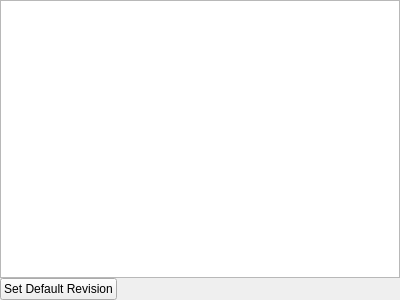
<?xml version="1.0" encoding="UTF-8"?>
<ui version="4.0">
 <class>AssociationRevisionsWidget</class>
 <widget class="QWidget" name="AssociationRevisionsWidget">
  <property name="geometry">
   <rect>
    <x>0</x>
    <y>0</y>
    <width>400</width>
    <height>300</height>
   </rect>
  </property>
  <property name="sizePolicy">
   <sizepolicy hsizetype="Expanding" vsizetype="Expanding">
    <horstretch>0</horstretch>
    <verstretch>0</verstretch>
   </sizepolicy>
  </property>
  <property name="windowTitle">
   <string>Form</string>
  </property>
  <layout class="QVBoxLayout" name="verticalLayout">
   <property name="spacing">
    <number>0</number>
   </property>
   <property name="leftMargin">
    <number>0</number>
   </property>
   <property name="topMargin">
    <number>0</number>
   </property>
   <property name="rightMargin">
    <number>0</number>
   </property>
   <property name="bottomMargin">
    <number>0</number>
   </property>
   <item>
    <widget class="StyledTreeView" name="revisionsTree"/>
   </item>
   <item>
    <layout class="QHBoxLayout" name="horizontalLayout">
     <item>
      <widget class="QPushButton" name="setDefaultButton">
       <property name="text">
        <string>Set Default Revision</string>
       </property>
      </widget>
     </item>
     <item>
      <spacer name="horizontalSpacer">
       <property name="orientation">
        <enum>Qt::Horizontal</enum>
       </property>
       <property name="sizeHint" stdset="0">
        <size>
         <width>40</width>
         <height>20</height>
        </size>
       </property>
      </spacer>
     </item>
    </layout>
   </item>
  </layout>
 </widget>
 <customwidgets>
  <customwidget>
   <class>StyledTreeView</class>
   <extends>QTreeView</extends>
   <header>FileWaveGuiLib/styledviews/styledtreeview.h</header>
  </customwidget>
 </customwidgets>
 <resources/>
 <connections/>
</ui>
